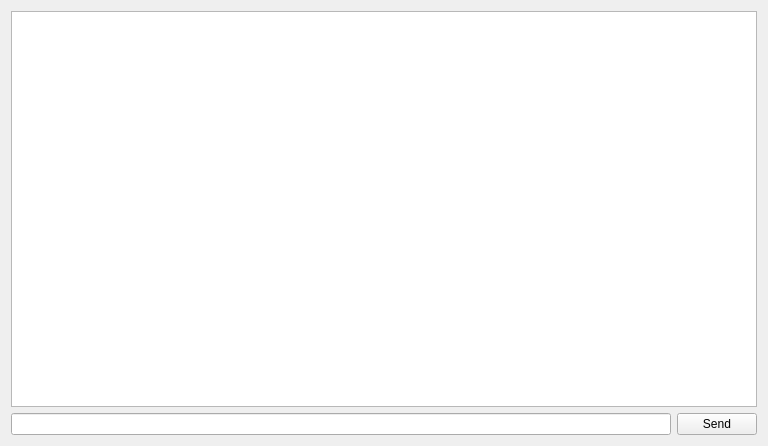
<?xml version="1.0" encoding="UTF-8"?>
<ui version="4.0">
 <class>MenuDisplay</class>
 <widget class="QWidget" name="MenuDisplay">
  <property name="geometry">
   <rect>
    <x>0</x>
    <y>0</y>
    <width>768</width>
    <height>446</height>
   </rect>
  </property>
  <property name="windowTitle">
   <string>Form</string>
  </property>
  <layout class="QVBoxLayout" name="verticalLayout">
   <item>
    <widget class="QTextEdit" name="textEdit_menu"/>
   </item>
   <item>
    <layout class="QHBoxLayout" name="horizontalLayout">
     <item>
      <widget class="QLineEdit" name="lineEdit_command"/>
     </item>
     <item>
      <widget class="QPushButton" name="pushButton_send">
       <property name="text">
        <string>Send</string>
       </property>
      </widget>
     </item>
    </layout>
   </item>
  </layout>
 </widget>
 <resources/>
 <connections/>
</ui>
